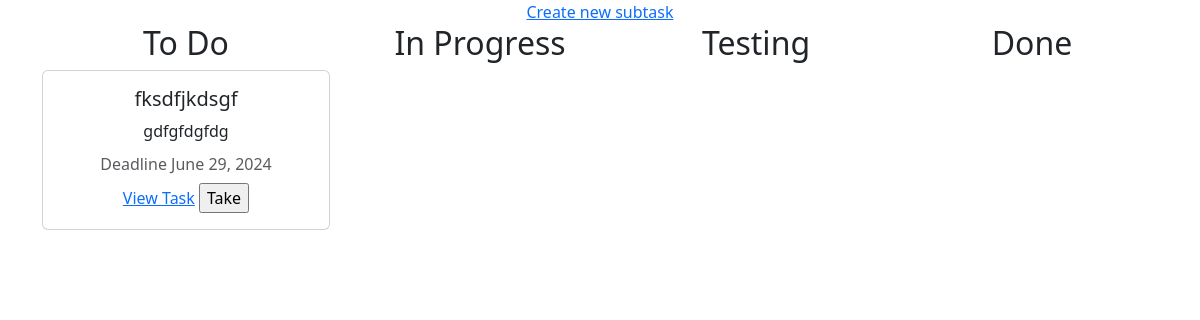
Screenshot of /project/subtask/9 (signed in) with the database file from the repository.
### project/models.py (models this page shows, shortened)
class SubTask(models.Model):
    submited_by=models.ForeignKey(User,on_delete=models.CASCADE,null=True)
    task=models.ForeignKey(Task,on_delete=models.CASCADE,null=True)
    name=models.CharField(max_length=30)
    description=models.CharField(max_length=400,null=True)
    deadline=models.DateField(null=True)
    priority=models.ForeignKey(Priority,on_delete=models.CASCADE)
    submited=models.DateTimeField(auto_now=True)
    member=models.ForeignKey(Member,on_delete=models.CASCADE,null=True)
    subtask_status=models.ForeignKey(TaskStatus,on_delete=models.CASCADE,null=True)
    member_type=models.ForeignKey(MemberType,on_delete=models.CASCADE,default=1)

### project/views.py (the view, shortened to what this page needs)
# urls.py: path('subtask/<task_id>',SubTaskView.as_view()),
class SubTaskView(View):
    def get(self,request,task_id):
        user=request.user
        member=Member.objects.filter(user=user)
        task=Task.objects.get(id=task_id)
        if not member:
            subtask=SubTask.objects.filter(task=task)
        else:
            subtask=SubTask.objects.filter(task=task,member_type=member[0].member_type)
        to_do_status=TaskStatus.objects.get(name='To Do')
        in_progress_status=TaskStatus.objects.get(name='In Progress')
        testing_status=TaskStatus.objects.get(name='Testing')
        done_status=TaskStatus.objects.get(name='Done')
        to_do_task=subtask.filter(subtask_status=to_do_status)
        in_progress_task=subtask.filter(subtask_status=in_progress_status)
        testing_task=subtask.filter(subtask_status=testing_status)
        done_task=subtask.filter(subtask_status=done_status)
        return render(request,'project_subtask.html',{'to_do_task':to_do_task,'in_progress_task':in_progress_task,'testing_task':testing_task,'done_task':done_task,'id':task_id})

### project/templates/project_subtask.html (shortened to what this page needs)
<!DOCTYPE html>
<html lang="en" dir="ltr">
  <head>
    <link href="https://cdn.jsdelivr.net/npm/bootstrap@5.3.3/dist/css/bootstrap.min.css" rel="stylesheet">
  </head>
  <body>
    {% if to_do_task or in_progress_task or testing_task or done_task %}
    <center><a href="/project/task/add/{{id}}">Create new subtask</a></center>
    <div class="container text-center">
  <div class="row align-items-start">
    <div class="col">
      <h2>To Do</h2>
      {% for task in to_do_task %}
      <form class="" method="post">
      <div class="card" style="width: 18rem;">
      <div class="card-body">
        <h5 class="card-title">{{task.name}}</h5>
        <p class="card-text">{{task.description}}</p>
        <h6 class="card-subtitle mb-2 text-body-secondary">Deadline {{task.deadline}}</h6>
        <a href="/project/subtask/view/{{task.id}}" class="card-link">View Task</a>
        <input type="submit" name="" value="Take">
      </div>
      </div>
    </form>
      {% endfor %}
    </div>
    <div class="col">
      <h2>In Progress</h2>
    </div>
    <div class="col">
      <h2>Testing</h2>
    </div>
    <div class="col">
      <h2>Done</h2>
    </div>
  </div>
</div>
{% else %}
<center><p>Nothing to show!</p><a href="/project/task/add/{{id}}">Create new task</a>
</center>
{% endif %}
  </body>
</html>

### rows the page displays
SubTask: name "fksdfjkdsgf", description "gdfgfdgfdg", deadline "June 29, 2024"
